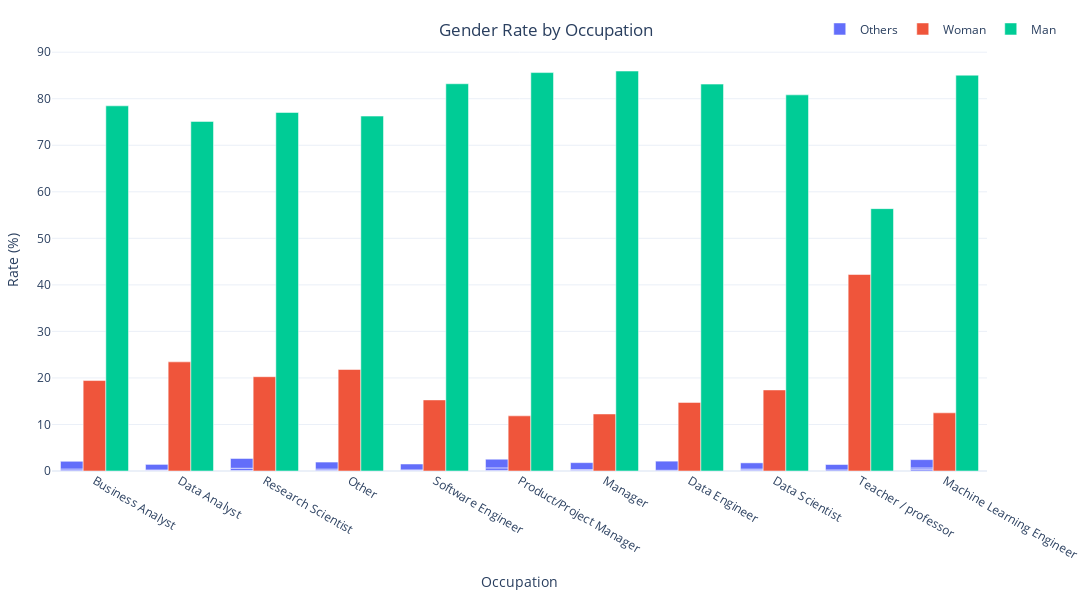

Notebook cell for this chart:
### Markdown cell above
# Plot 2:

### Code cell
unwanted = {'Currently not employed', 'Not employed', 'Student'}
title_list = df['Title'].value_counts().nlargest(n=14).index.to_list()
title_list = [e for e in title_list if e not in unwanted]

rate_df = df[df['Title'].isin(title_list)]
rate_df = rate_df.groupby(['Title', 'Gender']).size() / df.groupby('Title').size() * 100
rate_df = rate_df.reset_index(name='Rate')
rate_df = rate_df.sort_values(by='Rate')

rate_df['Gender'] = rate_df['Gender'].replace(['Nonbinary', 'Prefer to self-describe', 'Prefer not to say'], 'Others')

fig = go.Figure()

for gender in rate_df['Gender'].unique():
    fig.add_trace(
        go.Bar(
            x=rate_df[rate_df['Gender'] == gender]['Title'],
            y=rate_df[rate_df['Gender'] == gender]['Rate'],
            name=gender
        )
    )

fig.update_layout(
    title={
        'text': 'Gender Rate by Occupation',
        'x':0.5,
        'y': 0.96
    },
    xaxis_title='Occupation',
    yaxis_title='Rate (%)',
    template='plotly_white',
    barmode='group',
    legend=dict(
        orientation="h",
        yanchor="middle",
        y=1.05,
        xanchor="center",
        x=0.95
    ),
    bargap=0.2,
    autosize=False,
    width=1250,
    height=600,
    margin=dict(l=50, r=50, t=50, b=50),
    xaxis=dict(type='category'),
    hovermode='x'
)

fig.show()

### Figure 1 — Plotly figure (JSON) as saved in the notebook; plotly's stock layout.template omitted (floating-point values rounded to 4 significant figures)
{"data": [{"name": "Others", "type": "bar", "x": ["Business Analyst", "Data Analyst", "Research Scientist", "Other", "Software Engineer", "Software Engineer", "Data Analyst", "Product/Project Manager", "Manager", "Manager", "Data Engineer", "Data Scientist", "Teacher / professor", "Data Scientist", "Machine Learning Engineer", "Other", "Business Analyst", "Machine Learning Engineer", "Research Scientist", "Product/Project Manager", "Teacher / professor", "Data Analyst", "Software Engineer", "Data Scientist", "Manager", "Other", "Business Analyst", "Machine Learning Engineer", "Product/Project Manager", "Data Engineer", "Research Scientist"], "y": [0.07199, 0.1015, 0.1195, 0.12, 0.1203, 0.1203, 0.1269, 0.1332, 0.1495, 0.1495, 0.1629, 0.181, 0.232, 0.2413, 0.282, 0.3, 0.36, 0.3759, 0.4782, 0.5326, 1.16, 1.193, 1.263, 1.327, 1.495, 1.5, 1.656, 1.786, 1.864, 1.954, 2.092]}, {"name": "Woman", "type": "bar", "x": ["Product/Project Manager", "Manager", "Machine Learning Engineer", "Data Engineer", "Software Engineer", "Data Scientist", "Business Analyst", "Research Scientist", "Other", "Data Analyst", "Teacher / professor"], "y": [11.85, 12.26, 12.5, 14.74, 15.28, 17.42, 19.44, 20.26, 21.81, 23.45, 42.23]}, {"name": "Man", "type": "bar", "x": ["Teacher / professor", "Data Analyst", "Other", "Research Scientist", "Business Analyst", "Data Scientist", "Data Engineer", "Software Engineer", "Machine Learning Engineer", "Product/Project Manager", "Manager"], "y": [56.38, 75.13, 76.27, 77.05, 78.47, 80.83, 83.14, 83.22, 85.06, 85.62, 85.95]}], "layout": {"autosize": false, "bargap": 0.2, "barmode": "group", "height": 600, "hovermode": "x", "legend": {"orientation": "h", "x": 0.95, "xanchor": "center", "y": 1.05, "yanchor": "middle"}, "margin": {"b": 50, "l": 50, "r": 50, "t": 50}, "title": {"text": "Gender Rate by Occupation", "x": 0.5, "y": 0.96}, "width": 1250, "xaxis": {"title": {"text": "Occupation"}, "type": "category"}, "yaxis": {"title": {"text": "Rate (%)"}}}}
